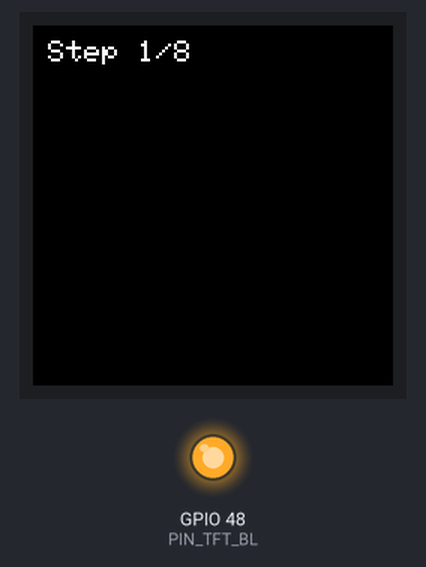
Bench run of a program on a simulated ESP32-S3. Parts: 240×240 colour display, output pins drawn as LEDs (lit = HIGH). What the program prints to the serial monitor is not drawn.

Above: at 0.8 s.
At 2.0 s:
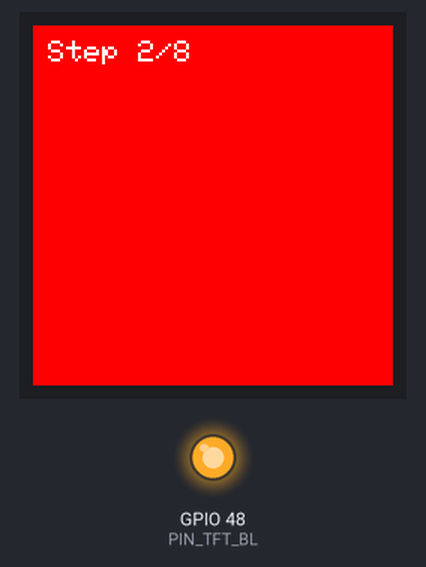
At 3.3 s:
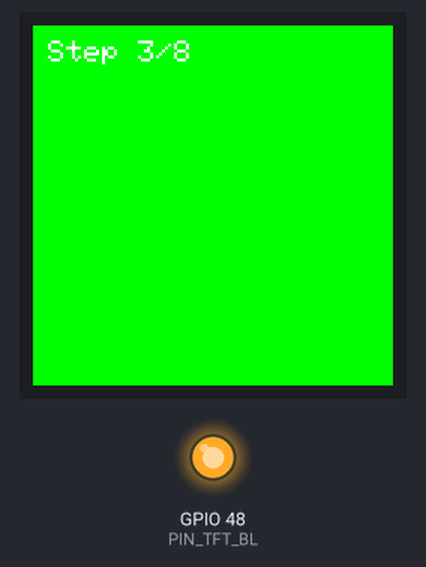
At 4.5 s:
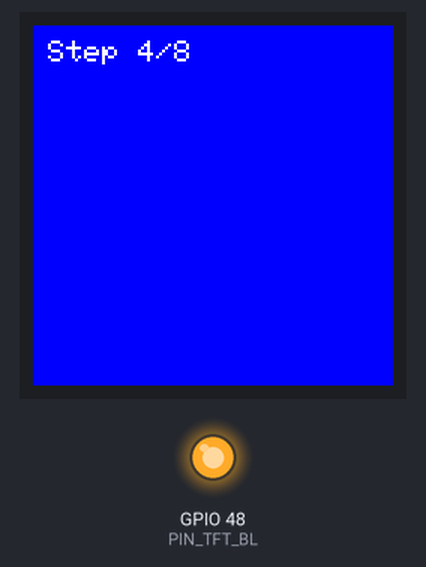
At 7.1 s:
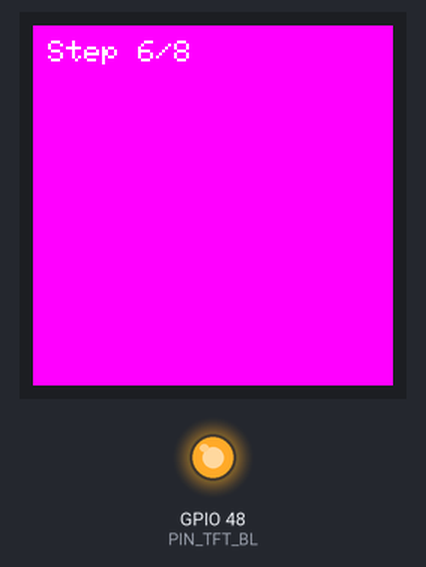
At 9.5 s:
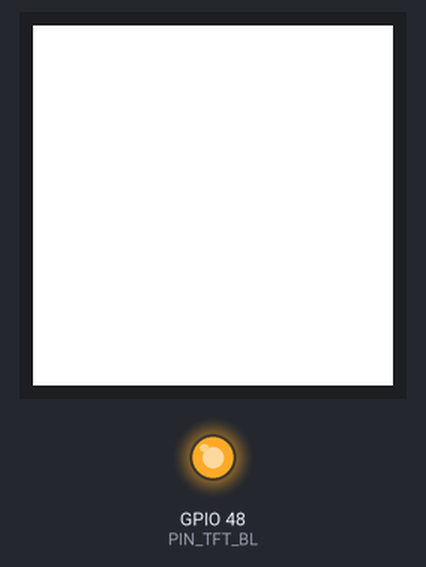

Measured:
- by itself, everything shown: repeats every 10.1 s, in 8 steps
- what the display in image 0 shows lasts 1.3 s, from 0.7 s to 2.0 s

The program:

main.cpp
```cpp
#include <Arduino.h>
#include <SPI.h>
#include <Adafruit_GFX.h>
#include <Adafruit_ST7789.h>
#include <math.h>

// Adjust these pin assignments to match your wiring.
constexpr int PIN_TFT_SCLK = 12;
constexpr int PIN_TFT_MOSI = 11;
constexpr int PIN_TFT_MISO = -1;  // Not used by ST7789
constexpr int PIN_TFT_CS   = 10;
constexpr int PIN_TFT_DC   = 9;
constexpr int PIN_TFT_RST  = 14;
constexpr int PIN_TFT_BL   = 48;  // Backlight (tie to 3.3V if not PWM-controlled)

constexpr uint16_t TFT_WIDTH  = 240;
constexpr uint16_t TFT_HEIGHT = 240;
constexpr uint8_t SCREEN_ROTATION = 0;  // 0-3 for rotations

SPIClass tftSPI(FSPI);
Adafruit_ST7789 tft(&tftSPI, PIN_TFT_CS, PIN_TFT_DC, PIN_TFT_RST);

void drawColorBars();
void drawTextDemo();

void setup() {
  Serial.begin(115200);
  delay(200);
  Serial.println("\nS3 TFT smoke test starting...");

  pinMode(PIN_TFT_BL, OUTPUT);
  digitalWrite(PIN_TFT_BL, HIGH);

  // Start SPI with the chosen pins.
  tftSPI.begin(PIN_TFT_SCLK, PIN_TFT_MISO, PIN_TFT_MOSI, PIN_TFT_CS);

  tft.init(TFT_WIDTH, TFT_HEIGHT);
  tft.setRotation(SCREEN_ROTATION);
  tft.fillScreen(ST77XX_BLACK);

  drawColorBars();
  drawTextDemo();
}

void loop() {
  static uint8_t colorIndex = 0;
  constexpr uint16_t palette[] = {
    ST77XX_BLACK, ST77XX_RED, ST77XX_GREEN, ST77XX_BLUE,
    ST77XX_CYAN, ST77XX_MAGENTA, ST77XX_YELLOW, ST77XX_WHITE
  };
  const uint8_t paletteSize = sizeof(palette) / sizeof(palette[0]);

  tft.fillScreen(palette[colorIndex]);
  tft.setTextWrap(false);
  tft.setCursor(10, 10);
  tft.setTextColor(ST77XX_WHITE, palette[colorIndex]);
  tft.setTextSize(2);
  tft.print("Step ");
  tft.print(colorIndex + 1);
  tft.print("/");
  tft.print(paletteSize);

  colorIndex = (colorIndex + 1) % paletteSize;
  delay(1200);
}

void drawColorBars() {
  const uint16_t bars[] = {
    ST77XX_RED, ST77XX_YELLOW, ST77XX_GREEN, ST77XX_CYAN,
    ST77XX_BLUE, ST77XX_MAGENTA, ST77XX_ORANGE, ST77XX_WHITE
  };
  const uint8_t count = sizeof(bars) / sizeof(bars[0]);
  const uint16_t barHeight = TFT_HEIGHT / count;

  for (uint8_t i = 0; i < count; ++i) {
    tft.fillRect(0, i * barHeight, TFT_WIDTH, barHeight, bars[i]);
  }

  // Simple radial gradient to check pixel addressing.
  const int16_t cx = TFT_WIDTH / 2;
  const int16_t cy = TFT_HEIGHT / 2;
  for (int16_t y = 0; y < TFT_HEIGHT; ++y) {
    for (int16_t x = 0; x < TFT_WIDTH; ++x) {
      int16_t dx = x - cx;
      int16_t dy = y - cy;
      uint16_t dist = sqrtf(dx * dx + dy * dy);
      uint8_t mix = min<uint16_t>(dist, 255);
      uint16_t color = tft.color565(mix, 0, 255 - mix);
      tft.drawPixel(x, y, color);
    }
  }
}

void drawTextDemo() {
  tft.fillRect(0, 0, TFT_WIDTH, 50, ST77XX_BLACK);
  tft.setCursor(8, 10);
  tft.setTextColor(ST77XX_WHITE);
  tft.setTextSize(2);
  tft.print("ESP32-S3 + ST7789");

  tft.drawFastHLine(0, 40, TFT_WIDTH, ST77XX_WHITE);
  tft.drawFastVLine(0, 40, TFT_HEIGHT - 40, ST77XX_WHITE);
  tft.drawFastVLine(TFT_WIDTH - 1, 40, TFT_HEIGHT - 40, ST77XX_WHITE);
}
```
